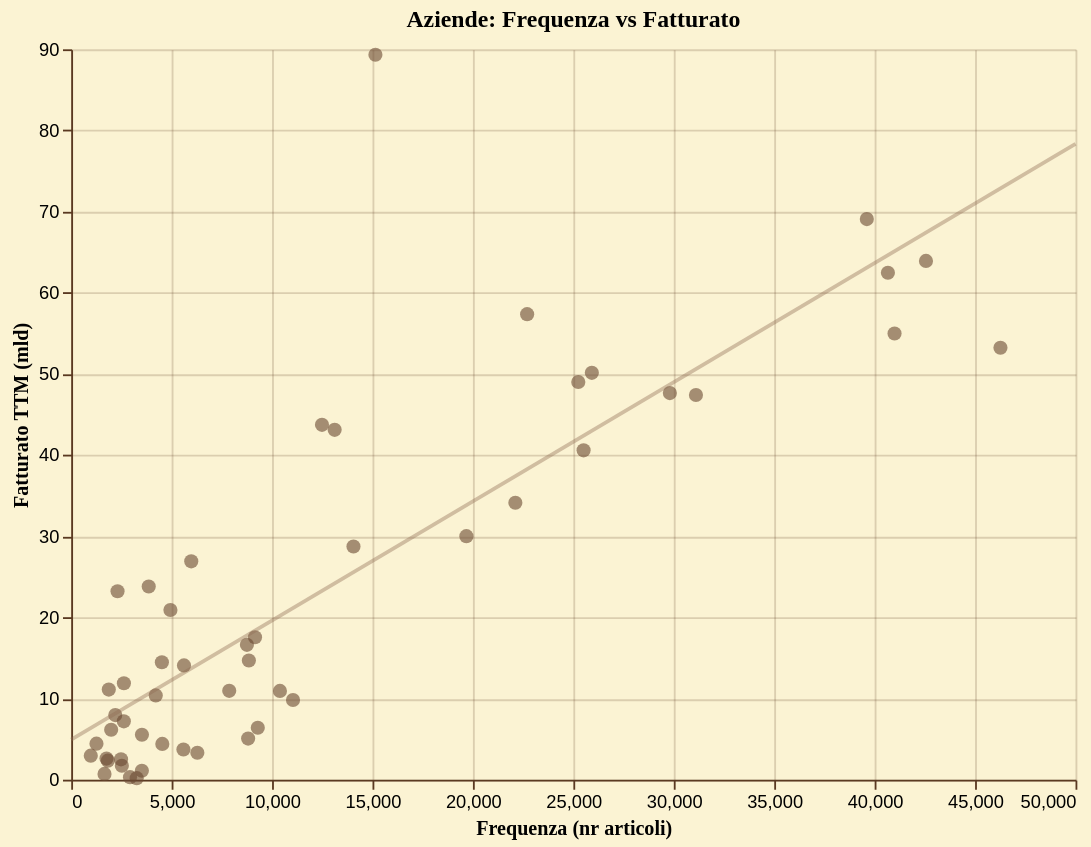

Here is the Vega-Lite specification saved for this chart:
### Vega-Lite specification from a JSON file in a GitHub repository (floating-point values rounded to 4 significant figures)
{"config": {"background": "#fbf3d3", "view": {"stroke": "transparent", "width": 600, "height": 400}, "axis": {"domainColor": "#5a3921", "gridColor": "#5a3921", "gridOpacity": 0.2, "tickColor": "#5a3921", "labelColor": "black", "titleColor": "black", "titleFont": "EB Garamond"}, "legend": {"labelColor": "black", "titleColor": "black", "labelFont": "EB Garamond", "titleFont": "EB Garamond"}, "title": {"color": "black", "font": "EB Garamond"}, "mark": {"color": "#6b4a32", "opacity": 0.8}, "bar": {"color": "#6b4a32", "opacity": 0.8}, "line": {"color": "#6b4a32", "opacity": 0.8}, "area": {"color": "#6b4a32", "opacity": 0.8}, "point": {"color": "#6b4a32", "opacity": 0.8}}, "layer": [{"mark": {"type": "circle", "opacity": 0.6, "size": 60}, "encoding": {"tooltip": [{"field": "tag_name", "title": "Azienda", "type": "nominal"}, {"field": "tag_freq", "format": ",", "title": "Frequenza (nr articoli)", "type": "quantitative"}, {"field": "revenue_ttm", "format": ",.1f", "title": "Fatturato TTM (mld)", "type": "quantitative"}], "x": {"field": "tag_freq", "title": "Frequenza (nr articoli)", "type": "quantitative"}, "y": {"field": "revenue_ttm", "title": "Fatturato TTM (mld)", "type": "quantitative"}}, "title": "Aziende: Frequenza vs Fatturato"}, {"mark": {"type": "line", "color": "#8e6d54", "opacity": 0.4}, "encoding": {"x": {"field": "tag_freq", "type": "quantitative"}, "y": {"field": "revenue_ttm", "type": "quantitative"}}, "transform": [{"on": "tag_freq", "regression": "revenue_ttm", "extent": [0, 50000]}]}], "data": {"name": "data-9456ef803b7d16f7b25e3614ceeb1ac5"}, "height": 400, "width": 550, "$schema": "https://vega.github.io/schema/vega-lite/v5.20.1.json", "datasets": {"data-9456ef803b7d16f7b25e3614ceeb1ac5": [{"tag_name": "Johnson & Johnson", "revenue_ttm": 89.33, "tag_freq": 15140.0}, {"tag_name": "Roche", "revenue_ttm": 69.08, "tag_freq": 39610.0}, {"tag_name": "Merck", "revenue_ttm": 63.92, "tag_freq": 42560.0}, {"tag_name": "Pfizer", "revenue_ttm": 62.46, "tag_freq": 40660.0}, {"tag_name": "AbbVie", "revenue_ttm": 57.37, "tag_freq": 22700.0}, {"tag_name": "AstraZeneca", "revenue_ttm": 54.98, "tag_freq": 40990.0}, {"tag_name": "Novartis", "revenue_ttm": 53.22, "tag_freq": 46260.0}, {"tag_name": "Bayer", "revenue_ttm": 50.13, "tag_freq": 25920.0}, {"tag_name": "Eli Lilly", "revenue_ttm": 49.0, "tag_freq": 25240.0}, {"tag_name": "Bristol-Myers Squibb", "revenue_ttm": 47.64, "tag_freq": 29800.0}, {"tag_name": "Sanofi", "revenue_ttm": 47.4, "tag_freq": 31100.0}, {"tag_name": "Novo Nordisk", "revenue_ttm": 43.73, "tag_freq": 12480.0}, {"tag_name": "Abbott", "revenue_ttm": 43.11, "tag_freq": 13120.0}, {"tag_name": "GlaxoSmithKline", "revenue_ttm": 40.59, "tag_freq": 25510.0}, {"tag_name": "Amgen", "revenue_ttm": 34.13, "tag_freq": 22110.0}, {"tag_name": "Takeda Pharmaceutical", "revenue_ttm": 30.01, "tag_freq": 19670.0}, {"tag_name": "Gilead Sciences", "revenue_ttm": 28.73, "tag_freq": 14050.0}, {"tag_name": "Siemens Healthcare", "revenue_ttm": 26.91, "tag_freq": 5976.0}, {"tag_name": "Fresenius", "revenue_ttm": 23.81, "tag_freq": 3859.0}, {"tag_name": "Stryker", "revenue_ttm": 23.22, "tag_freq": 2306.0}, {"tag_name": "Philips", "revenue_ttm": 20.91, "tag_freq": 4939.0}, {"tag_name": "Boston Scientific", "revenue_ttm": 17.55, "tag_freq": 9150.0}, {"tag_name": "Teva Pharmaceutical Industries", "revenue_ttm": 16.61, "tag_freq": 8748.0}, {"tag_name": "CSL", "revenue_ttm": 14.69, "tag_freq": 8845.0}, {"tag_name": "Otsuka Holdings", "revenue_ttm": 14.48, "tag_freq": 4514.0}, {"tag_name": "Regeneron Pharmaceuticals", "revenue_ttm": 14.09, "tag_freq": 5615.0}, {"tag_name": "Baxter", "revenue_ttm": 11.89, "tag_freq": 2623.0}, {"tag_name": "Vertex Pharmaceuticals", "revenue_ttm": 11.1, "tag_freq": 1871.0}, {"tag_name": "Astellas", "revenue_ttm": 10.95, "tag_freq": 7867.0}, {"tag_name": "Daiichi Sankyō", "revenue_ttm": 10.94, "tag_freq": 10390.0}, {"tag_name": "Sandoz Group", "revenue_ttm": 10.38, "tag_freq": 4209.0}, {"tag_name": "Biogen", "revenue_ttm": 9.816, "tag_freq": 11040.0}, {"tag_name": "Grifols", "revenue_ttm": 7.961, "tag_freq": 2194.0}, {"tag_name": "Chugai Pharmaceutical", "revenue_ttm": 7.196, "tag_freq": 2619.0}, {"tag_name": "UCB", "revenue_ttm": 6.402, "tag_freq": 9289.0}, {"tag_name": "Sun Pharmaceutical", "revenue_ttm": 6.15, "tag_freq": 1989.0}, {"tag_name": "Edwards Lifesciences", "revenue_ttm": 5.539, "tag_freq": 3521.0}, {"tag_name": "Eisai", "revenue_ttm": 5.064, "tag_freq": 8808.0}, {"tag_name": "Galderma Group", "revenue_ttm": 4.44, "tag_freq": 1257.0}, {"tag_name": "Incyte", "revenue_ttm": 4.413, "tag_freq": 4535.0}, {"tag_name": "Ipsen", "revenue_ttm": 3.72, "tag_freq": 5587.0}, {"tag_name": "Lundbeck", "revenue_ttm": 3.317, "tag_freq": 6280.0}, {"tag_name": "BioNTech", "revenue_ttm": 2.961, "tag_freq": 974.0}, {"tag_name": "Celltrion", "revenue_ttm": 2.601, "tag_freq": 1758.0}, {"tag_name": "Swedish Orphan Biovitrum (Sobi)", "revenue_ttm": 2.513, "tag_freq": 2480.0}, {"tag_name": "Alnylam Pharmaceuticals", "revenue_ttm": 2.348, "tag_freq": 1823.0}, {"tag_name": "Orion Pharma", "revenue_ttm": 1.713, "tag_freq": 2521.0}, {"tag_name": "Almirall", "revenue_ttm": 1.101, "tag_freq": 3518.0}, {"tag_name": "Ionis", "revenue_ttm": 0.7173, "tag_freq": 1658.0}, {"tag_name": "Galapagos NV", "revenue_ttm": 0.3099, "tag_freq": 2927.0}, {"tag_name": "PharmaMar", "revenue_ttm": 0.1892, "tag_freq": 3260.0}]}}
